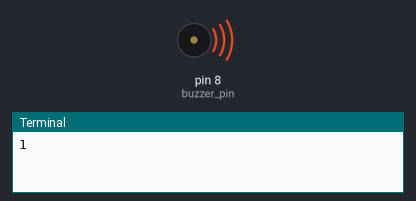
Bench run of a program on a simulated Raspberry Pi (header pin numbers). Shown: buzzer (waves = sounding), the last lines printed to the terminal. At 4.0 s the program stops and its outputs stay as they are.

Above: at 0.1 s.
At 4.1 s:
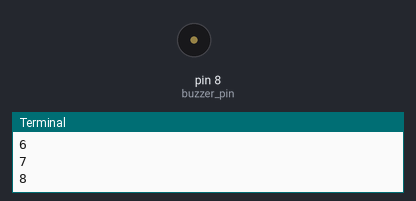
Timing chart, 0 to 5.5 s (numbered marks = the images above):
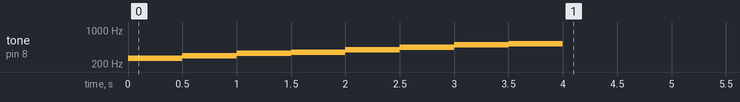

Measured:
- by itself, tone on pin 8 (buzzer_pin): plays 261 Hz for 0.50 s, 293 Hz for 0.50 s, 329 Hz for 0.50 s, 349 Hz for 0.50 s, 391 Hz for 0.50 s, 440 Hz for 0.50 s … (8 notes in this stretch)

The program:

GPIO_PWM_Buzzer_Example.py
```python
# coding=utf-8
"""
Buzzer 를 제어하기 위해 RPi.GPIO 모듈을 GPIO로 import 합니다.
sleep 함수를 사용하기 위해서 time 모듈을 import 합니다.
"""
import time
import RPi.GPIO as GPIO

# Raspberry Pi의 핀 번호를 의미합니다.
buzzer_pin = 8

# Raspberry Pi의 핀 순서를 사용하도록 설정합니다.
GPIO.setmode(GPIO.BOARD)

"""
음계별 표준 주파수
[ 도, 레, 미, 파, 솔, 라, 시, 도]
"""
scale = [261.6, 293.6, 329.6, 349.2, 391.9, 440.0, 493.8, 523.2]

"""
buzzer_pin 을 GPIO 출력으로 설정합니다. 이를 통해 led_pin으로
True 혹은 False를 쓸 수 있게 됩니다.
"""
GPIO.setup(buzzer_pin, GPIO.OUT)

try:
    p = GPIO.PWM(buzzer_pin, 100)
    p.start(5)     # start the PWM on 100% duty cycle

    for i in range(8):
        print (i + 1)
        p.ChangeFrequency(scale[i])
        time.sleep(0.5)

    p.stop()  # stop the PWM output

finally:
    GPIO.cleanup()
```
